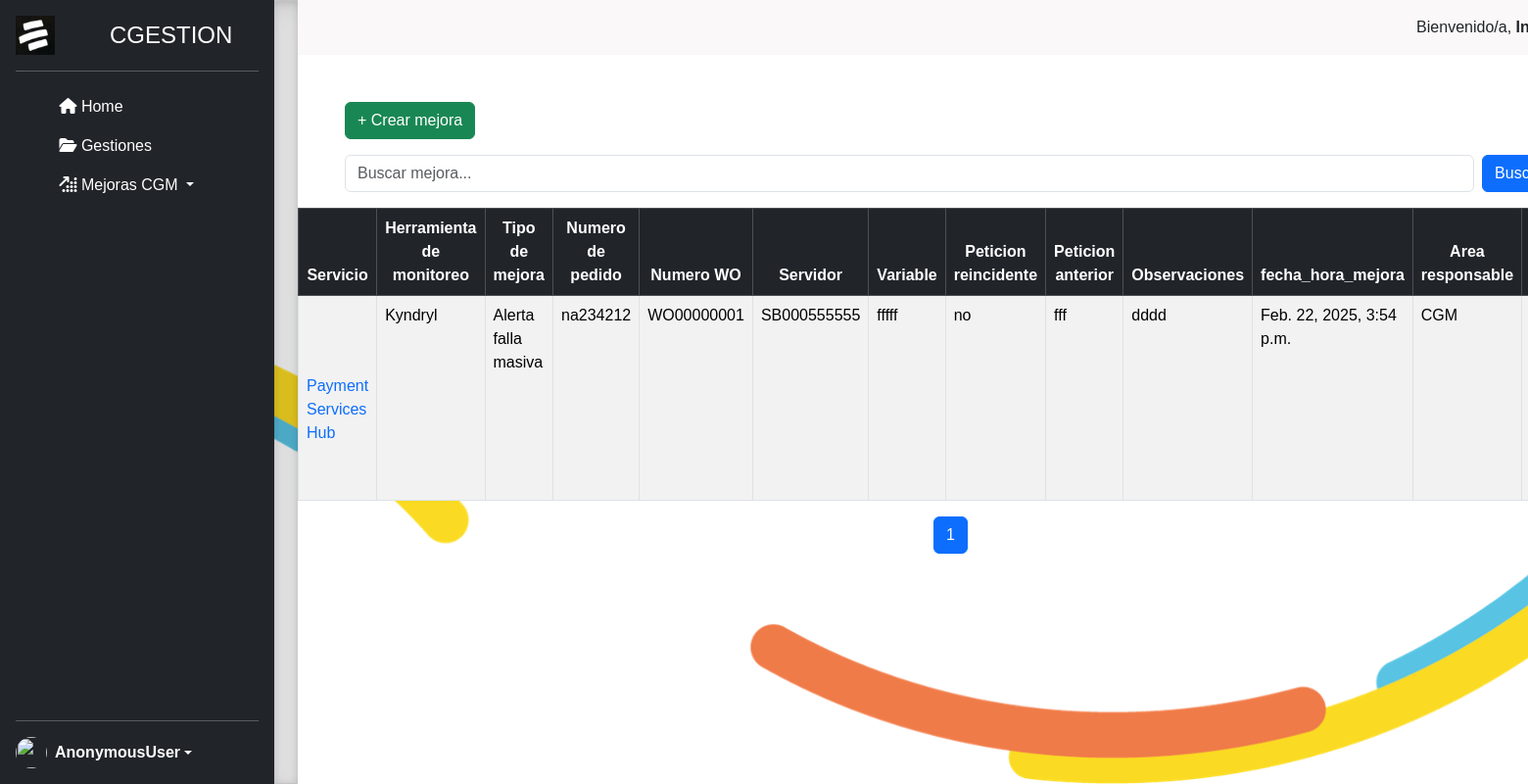
The page /mejorascgm/listar_mejora/ on the database its author committed.
### mejorascgm/models.py (models this page shows, shortened)
class Mejoracgm(models.Model):
    servicio = models.CharField(max_length=250, verbose_name='Servicio')
    herramienta_de_monitoreo = models.CharField(
        max_length=250,
        verbose_name='Herramienta de monitoreo',
        blank=True,  # Permite que esté vacío en el formulario
        null=True     # Permite que sea nulo en la base de datos
    )
    tipo_de_mejora = models.CharField(max_length=250, verbose_name='Tipo de Mejora')
    numero_peticion = models.CharField(max_length=250, verbose_name='Número Petición')
    numero_wo = models.CharField(max_length=250, verbose_name='Número WO')
    servidor = models.CharField(max_length=500, verbose_name='Servidor')
    variable = models.TextField(verbose_name='Variable de la alerta')
    peticion_reincidente = models.CharField(max_length=250, verbose_name='Petición Reincidente')
    peticion_anterior = models.CharField(max_length=250, verbose_name='N° Petición Anterior')
    observaciones = models.TextField(verbose_name='Observaciones')
    fecha_hora_mejora = models.DateTimeField("Fecha y Hora Mejora", auto_now_add=False)
    area_responsable = models.CharField(max_length=250, verbose_name='Área Responsable')
    mejora_creada_por = models.CharField(max_length=250, verbose_name='Mejora Creada Por')
    estado = models.CharField(max_length=250, verbose_name='Estado')
    solucion = models.TextField(verbose_name='Descripción')
    fecha_hora = models.DateTimeField(null=True, blank=True, verbose_name='fecha y hora de cierre de la mejora')
    class Meta:
        verbose_name_plural = 'Mejoras CGM'
        verbose_name = 'Mejora CGM'

### mejorascgm/views.py (the view)
# urls.py: path('listar_mejora/', views.listar_mejora, name='listar_mejora'),
def listar_mejora(request):
    first_name = request.user.first_name if request.user.is_authenticated else "Invitado"
    query = request.GET.get('q', '')
    mejora = Mejoracgm.objects.filter(
        estado="abierto"  # Filtra solo las mejoras abiertas
    ).filter(
        Q(servicio__icontains=query) |
        Q(herramienta_de_monitoreo__icontains=query) |
        Q(tipo_de_mejora__icontains=query) |
        Q(numero_peticion__icontains=query) |
        Q(numero_wo__icontains=query) |
        Q(servidor__icontains=query) |
        Q(variable__icontains=query) |
        Q(peticion_reincidente__icontains=query) |
        Q(peticion_anterior__icontains=query) |
        Q(observaciones__icontains=query) |
        Q(fecha_hora_mejora__icontains=query) |
        Q(area_responsable__icontains=query) |
        Q(mejora_creada_por__icontains=query) |
        Q(estado__icontains=query) |
        Q(solucion__icontains=query)
    ).order_by('-fecha_hora_mejora')
    paginator = Paginator(mejora, 10)
    page_number = request.GET.get('page')
    page_obj = paginator.get_page(page_number)
    return render(request, "listar_mejora.html", {"page_obj": page_obj, "query": query, "first_name": first_name})

### mejorascgm/templates/listar_mejora.html (shortened to what this page needs)
{% extends "layout.html" %}
{% load static %}
{% block content %}
<nav class="navbar navbar-expand-lg px-3" style="background-color:  rgb(250, 248, 248);">
  <div class="container-fluid">
      <span class="navbar-text text-dark ms-auto">
          {% if first_name %}
              Bienvenido/a, <strong>{{ first_name }}</strong>
          {% else %}
              Bienvenido/a, <strong>Invitado</strong>
          {% endif %}
      </span>
  </div>
</nav>
<a href="{% url 'crear_mejora' %}" class="btn btn-success mt-5 mx-5">+ Crear mejora</a>
<form method="GET" class="d-flex my-3 mx-5">
  <input
    type="text"
    name="q"
    class="form-control me-2"
    placeholder="Buscar mejora..."
    value="{{ query|default:'' }}"
  >
  <button type="submit" class="btn btn-primary">Buscar</button>
</form>
<div class="table-responsive">
  <table class="table table-striped table-bordered table-hover">
    <thead class="table-dark">
      <tr>
        <th class="text-center">Servicio</th>
        <th class="text-center">Herramienta de monitoreo</th>
        <th class="text-center">Tipo de mejora</th>
        <th class="text-center">Numero de pedido</th>
        <th class="text-center">Numero WO</th>
        <th class="text-center">Servidor</th>
        <th class="text-center">Variable</th>
        <th class="text-center">Peticion reincidente</th>
        <th class="text-center">Peticion anterior</th>
        <th class="text-center">Observaciones</th>
        <th class="text-center">fecha_hora_mejora</th>
        <th class="text-center">Area responsable</th>
        <th class="text-center">Mejora creada por</th>
      </tr>
    </thead>
    <tbody>
      {% for mejora in page_obj %}
      <tr>
        <td>
            <a href="{% url 'editar_mejora' mejora.id %}" style="text-decoration: none;">
                {{ mejora.servicio }}
            </a>
        </td>
        <td>{{ mejora.herramienta_de_monitoreo }}</td>
        <td>{{ mejora.tipo_de_mejora }}</td>
        <td>{{ mejora.numero_peticion }}</td>
        <td>{{ mejora.numero_wo }}</td>
        <td>{{ mejora.servidor }}</td>
        <td>{{ mejora.variable }}</td>
        <td>{{ mejora.peticion_reincidente }}</td>
        <td>{{ mejora.peticion_anterior }}</td>
        <td>{{ mejora.observaciones }}</td>
        <td>{{ mejora.fecha_hora_mejora }}</td>
        <td>{{ mejora.area_responsable }}</td>
        <td>{{ mejora.mejora_creada_por }}</td>
      </tr>
      {% endfor %}
    </tbody>
  </table>
</div>
<nav aria-label="Page navigation">
  <ul class="pagination justify-content-center">
    {% for num in page_obj.paginator.page_range %}
    <li class="page-item {% if num == page_obj.number %}active{% endif %}">
      <a class="page-link" href="?q={{ query }}&page={{ num }}">{{ num }}</a>
    </li>
    {% endfor %}
  </ul>
</nav>
{% endblock %}

### gestiones/static/css/styles.css (style rules this page uses)
* { font-family: Verdana, Geneva, Tahoma, sans-serif; text-decoration: none; }
body { background: url("/static/images/logofondo.png") no-repeat center center fixed !important; background-size: cover !important; }
td { max-width: 500px; max-height: 500px; overflow: hidden; text-overflow: ellipsis; white-space: nowrap; white-space: pre-wrap; word-wrap: break-word; }

### rows shown on the page
Mejoracgm: servicio "Payment Services Hub", herramienta_de_monitoreo "Kyndryl", tipo_de_mejora "Alerta falla masiva", numero_peticion "na234212", numero_wo "WO00000001", servidor "SB000555555", variable "fffff", peticion_reincidente "no", peticion_anterior "fff", observaciones "dddd", fecha_hora_mejora "Feb. 22, 2025, 3:54 p.m.", area_responsable "CGM"

### other values the page prints
{{ user }} "AnonymousUser"
{{ num }} "1"
